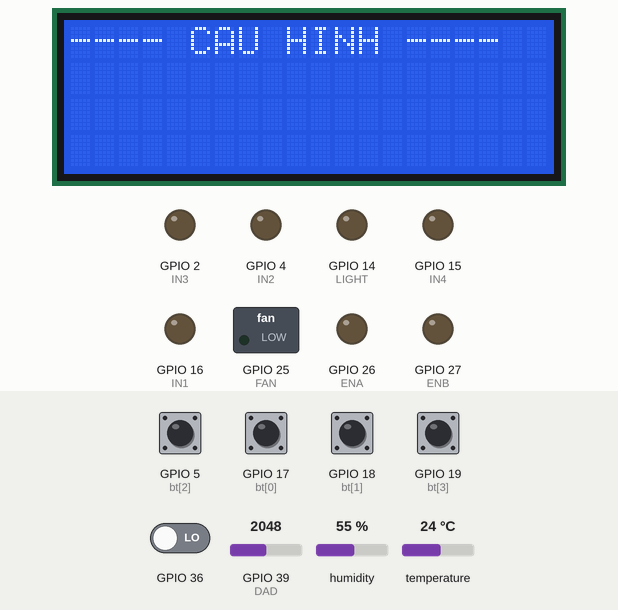
This sketch was run on a simulated ESP32. On the bench: 20×4 character LCD, switched loads named in the sketch (green lamp = pin HIGH), output pins drawn as LEDs (lit = HIGH). Wiring (inferred from the names in the program): DS1307 clock at I2C address 0x68. Inputs (shaded band) come from the test bench; at power-on: GPIO 5 (bt[2]), GPIO 17 (bt[0]), GPIO 18 (bt[1]), GPIO 19 (bt[3]) HIGH, GPIO 36 LOW, humidity 55 %, GPIO 39 (DAD) = 2048, temperature 24 °C. WiFi joins after 1.5 s; servers stay silent unless stated; the local clock reads 2024-03-15 10:24:30 at power-on unless the sketch sets it; what the sketch prints to the serial monitor is not drawn.

Above: at 3.0 s.
3.1 s: GPIO 19 (bt[3]) pulled LOW for 0.3 s
At 4.2 s:
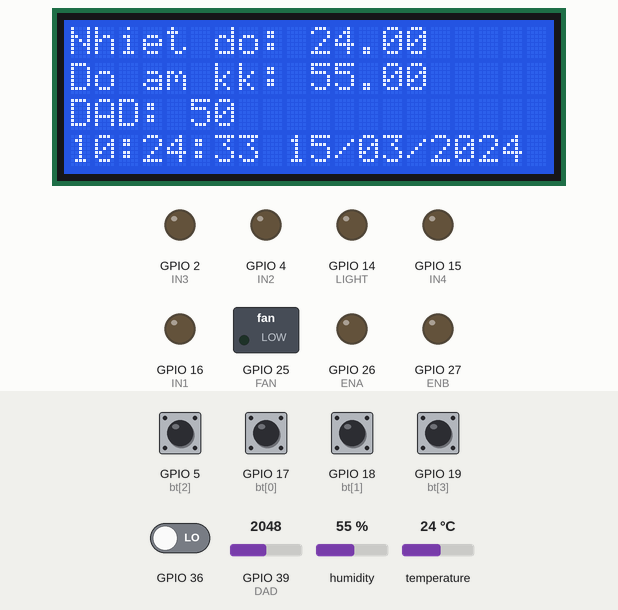
6.4 s: humidity set to 22 %
At 8.1 s:
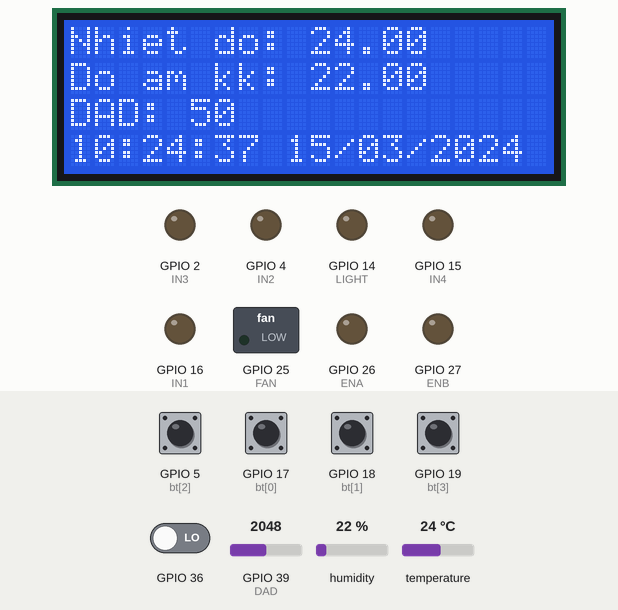
9.4 s: GPIO 39 (DAD) set to 2866
At 11.6 s:
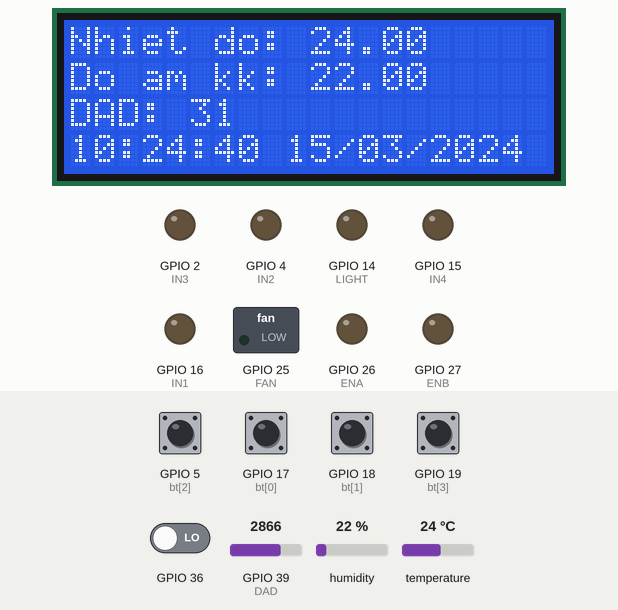
12.4 s: temperature set to 12 °C
At 15.1 s:
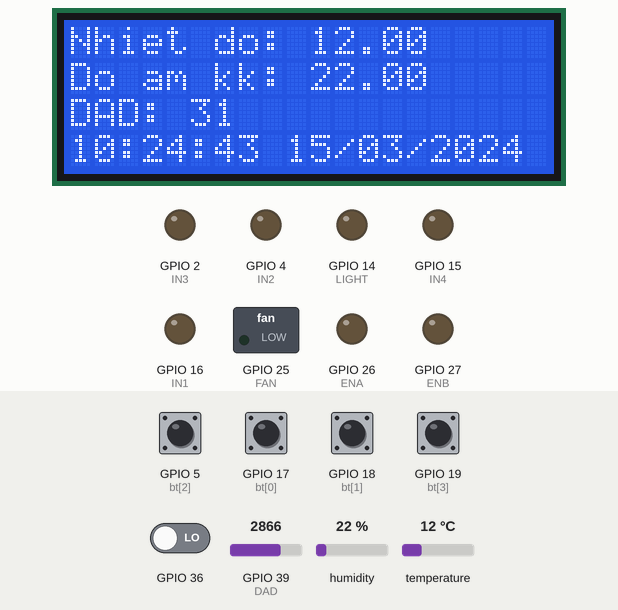
15.4 s: GPIO 39 (DAD) set to 3603
At 17.7 s:
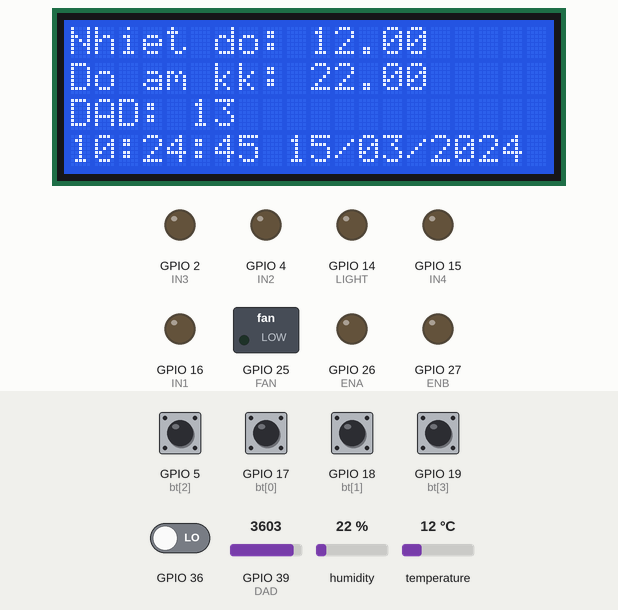
18.4 s: GPIO 19 (bt[3]) pulled LOW for 1 s
At 19.4 s:
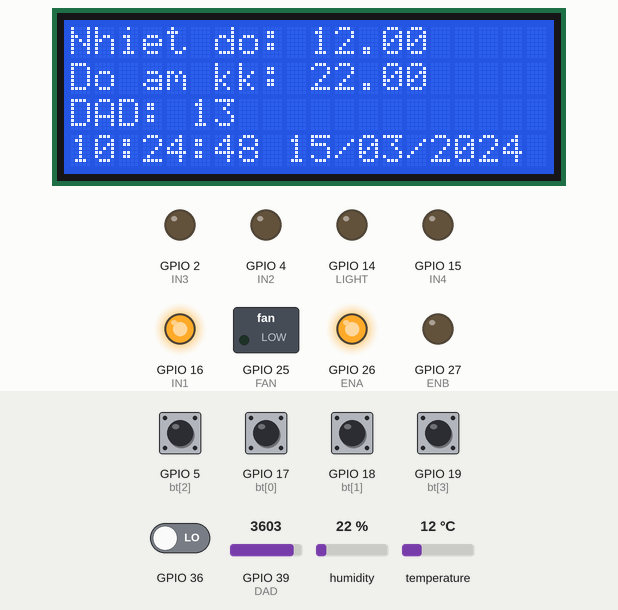
Timing chart, 0 to 21.4 s (numbered marks = the images above; inputs shaded):
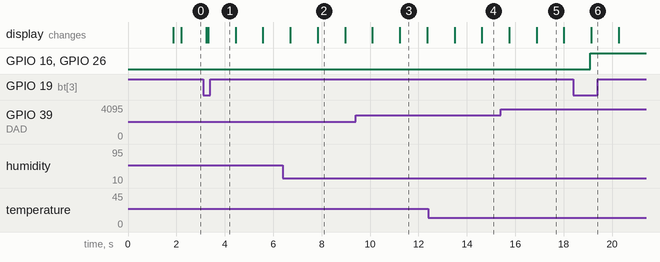

Measured:
- after the input at 3.1 s, the display: first differs from a run without the input after 0.22 s (image 1)
- after the input at 18.4 s, GPIO 16 (IN1), GPIO 26 (ENA): LOW → HIGH after 0.70 s
- what the display in image 3 shows lasts 1.2 s, from 11.2 s to 12.4 s

The sketch:

SmartGarden.ino
```cpp
#define BLYNK_TEMPLATE_ID "TMPL6PPun2nSl"
#define BLYNK_TEMPLATE_NAME "VuonTm"
#define BLYNK_AUTH_TOKEN "0Deuz7VtsZRel6Qss7R12LxNAJv3kDoy"

#include <Wire.h>
#include "DHT.h"
#include <LiquidCrystal_I2C.h>
#include <BlynkSimpleEsp32.h>
#include <WiFi.h>
#include <WiFiClient.h>

#define DHTTYPE DHT11
#define DHT_PIN 13
#define ENA 26
#define IN1 16
#define IN2 4
#define IN3 2
#define IN4 15
#define ENB 27
#define FAN 25
#define LIGHT 14
#define DAD 39
#define WF 12
#define DS1307 0x68

const int bt[4] = {17, 18, 5, 19};

LiquidCrystal_I2C lcd(0x27, 20, 4);
DHT dht(DHT_PIN, DHTTYPE);
portMUX_TYPE mux = portMUX_INITIALIZER_UNLOCKED;

TaskHandle_t ReadSensorDataTask_Handle;
TaskHandle_t DataDisplayTask_Handle;
TaskHandle_t ActuatorControlTask_Handle;
TaskHandle_t ConfigTask_Handle;

QueueHandle_t buttonQueue;
QueueHandle_t sensorDataQueue;
QueueHandle_t timeQueue;

volatile uint32_t pulseCount = 0;
volatile bool interruptDisable = false;
bool autoMode = 0;
volatile TickType_t lastButtonPressTick[4] = {0, 0, 0, 0};

typedef struct {
  float temperature;
  float humidity;
  int soilMoisture;
  float waterFlow;
  int light;
} SensorData_t;

typedef struct {
  int second;
  int minute;
  int hour;
  int day;
  int wday;
  int month;
  int year;
} Time_t;

int bcd2dec(byte num) {
  return ((num / 16 * 10) + (num % 16));
}

void IRAM_ATTR handleButton0() {
  TickType_t now = xTaskGetTickCountFromISR();
  if (!interruptDisable && (now - lastButtonPressTick[0] > pdMS_TO_TICKS(200))) {
    lastButtonPressTick[0] = now;
    uint8_t btn = 0;
    xQueueSendFromISR(buttonQueue, &btn, NULL);
  }
}

void IRAM_ATTR handleButton1() {
  TickType_t now = xTaskGetTickCountFromISR();
  if (!interruptDisable && (now - lastButtonPressTick[1] > pdMS_TO_TICKS(200))) {
    lastButtonPressTick[1] = now;
    uint8_t btn = 1;
    xQueueSendFromISR(buttonQueue, &btn, NULL);
  }
}

void IRAM_ATTR handleButton2() {
  TickType_t now = xTaskGetTickCountFromISR();
  if (!interruptDisable && (now - lastButtonPressTick[2] > pdMS_TO_TICKS(200))) {
    lastButtonPressTick[2] = now;
    uint8_t btn = 2;
    xQueueSendFromISR(buttonQueue, &btn, NULL);
  }
}

void IRAM_ATTR handleButton3() {
  TickType_t now = xTaskGetTickCountFromISR();
  if (!interruptDisable && (now - lastButtonPressTick[3] > pdMS_TO_TICKS(200))) {
    lastButtonPressTick[3] = now;
    uint8_t btn = 3;
    xQueueSendFromISR(buttonQueue, &btn, NULL);
  }
}

void IRAM_ATTR flowSensorISR() {
  portENTER_CRITICAL_ISR(&mux);
  pulseCount++;
  portEXIT_CRITICAL_ISR(&mux);
}

#define Tempblk  V0
#define Airblk   V1
#define Soilblk V2
#define WFblk  V3
#define Modeblk V4
#define Fanblk V5
#define Bom1blk V6
#define Bom2blk V7
#define Denblk  V8


char auth[] = BLYNK_AUTH_TOKEN;
char ssid[] = "Tang8";
char pass[] = "123456789@";
BlynkTimer timer;

BLYNK_CONNECTED() {
  Blynk.syncVirtual(Tempblk);
  Blynk.syncVirtual(Airblk);
  Blynk.syncVirtual(Soilblk);
  Blynk.syncVirtual(WFblk);
  Blynk.syncVirtual(Modeblk);
}
uint8_t bom1, bom2, mode, fan , den;
BLYNK_WRITE(Bom1blk)
{
  bom1=param.asInt();
}
BLYNK_WRITE(Bom2blk)
{
  bom2=param.asInt();
}
BLYNK_WRITE(Modeblk)
{
  autoMode=param.asInt();
}
BLYNK_WRITE(Denblk)
{
  den=param.asInt();
}
BLYNK_WRITE(Fanblk)
{
  fan=param.asInt();
}

int configValues[6] = {25, 60, 30, 14, 1, 24}; // Giá trị mặc định cho các tham số cấu hình
void ConfigTask(void *pvParameters) {
  Blynk.begin(auth,ssid,pass);
  const char* labels[] = {
    "Nhiet do: ", "Do am kk: ", "Do am dat: ",
    "May bom:",
    "Den tu:", "Den den:"
  };
  int configDone = 0;
  int currentConfig = 0;
  unsigned long lastAdjustTime = 0;
  bool increaseHeld = false, decreaseHeld = false;

  lcd.clear();
  lcd.setCursor(0, 0);
  lcd.print("---- CAU HINH ----");
  vTaskDelay(pdMS_TO_TICKS(1000));

  while (!configDone) {
    lcd.setCursor(0, 1);
    lcd.print("Cau hinh: ");
    lcd.print(labels[currentConfig]);

    lcd.setCursor(0, 2);
    lcd.print("Gia tri: ");
    lcd.print(configValues[currentConfig]);
    lcd.print("      ");

    uint8_t btn;
    if (xQueueReceive(buttonQueue, &btn, pdMS_TO_TICKS(200)) == pdTRUE) {
      switch (btn) {
        case 0:
          currentConfig = (currentConfig + 1) % 6;
          Serial.print(labels[currentConfig]);
          delay(1000);
          break;
        case 1:
          configValues[currentConfig]++;
          increaseHeld = true;
          lastAdjustTime = millis();
          Serial.print(labels[currentConfig]); Serial.println(configValues[currentConfig]);
          break;
        case 2:
          configValues[currentConfig]--;
          Serial.print(labels[currentConfig]); Serial.println(configValues[currentConfig]);
          decreaseHeld = true;
          lastAdjustTime = millis();
          break;
        case 3:
          configDone = true;
          break;
      }
    }

    // Tăng giảm nhanh khi giữ nút
    if (increaseHeld && millis() - lastAdjustTime > 300) {
      configValues[currentConfig]++;
      lastAdjustTime = millis();
    } else if (decreaseHeld && millis() - lastAdjustTime > 300) {
      configValues[currentConfig]--;
      lastAdjustTime = millis();
    }

    // Reset trạng thái giữ nếu không còn giữ nữa
    if (digitalRead(bt[1]) == HIGH) increaseHeld = false;
    if (digitalRead(bt[2]) == HIGH) decreaseHeld = false;
  }

  lcd.clear();
  lcd.setCursor(0, 0);
  lcd.print("Cau hinh xong!");


  xTaskCreatePinnedToCore(ReadSensorTask, "ReadSensor", 8192, NULL, 4, &ReadSensorDataTask_Handle, 1);
  xTaskCreatePinnedToCore(DataDisplayTask, "Display", 4096, NULL, 3, &DataDisplayTask_Handle, 1);
  xTaskCreatePinnedToCore(ActuatorControlTask, "Actuator", 4096, NULL, 2, &ActuatorControlTask_Handle, 1);
  vTaskDelete(NULL); // Xoá Task sau khi hoàn tất
}

void ReadSensorTask(void *pvParameters) {
  SensorData_t data;
  Time_t date;
  uint32_t localPulse = 0;

  while (1) {
    portENTER_CRITICAL(&mux);
    localPulse = pulseCount;
    pulseCount = 0;
    portEXIT_CRITICAL(&mux);

    Wire.beginTransmission(DS1307);
    Wire.write((byte)0x00);
    Wire.endTransmission();
    Wire.requestFrom(DS1307, 7);
    date.second = bcd2dec(Wire.read() & 0x7f);
    date.minute = bcd2dec(Wire.read());
    date.hour = bcd2dec(Wire.read() & 0x3f);
    date.wday = bcd2dec(Wire.read());
    date.day = bcd2dec(Wire.read());
    date.month = bcd2dec(Wire.read());
    date.year = bcd2dec(Wire.read()) + 2000;

    data.temperature = dht.readTemperature();
    data.humidity = dht.readHumidity();
    data.soilMoisture = 100 - analogRead(DAD) * 100 / 4096;
    data.waterFlow = localPulse * 2.25;
    data.light = digitalRead(36);

    xQueueSend(sensorDataQueue, &data, 0);
    xQueueSend(timeQueue, &date, 0);
    vTaskDelay(pdMS_TO_TICKS(1000));
  }
}

void DataDisplayTask(void *pvParameters) {
  SensorData_t sensor;
  Time_t date;

  while (1) {
      Blynk.run();
  timer.run();
    if (xQueueReceive(sensorDataQueue, &sensor, 0) == pdTRUE &&
        xQueueReceive(timeQueue, &date, 0) == pdTRUE) {

      if (autoMode)
      {
        Serial.print("mode: ");Serial.println(autoMode);
        Blynk.virtualWrite(Modeblk, autoMode);
        if(sensor.humidity < configValues[1] && sensor.temperature > configValues[0])
        {
          digitalWrite(FAN, 1);
          Blynk.virtualWrite(Fanblk, 1);
        }
        else
        {
          digitalWrite(FAN,0);
          Blynk.virtualWrite(Fanblk, 0);
        }
        if(sensor.light == 1 && configValues[4] <= date.hour && date.hour <= configValues[5])
        {
          digitalWrite(LIGHT, 1);
          Blynk.virtualWrite(Denblk, 1);
        }
        else
        {
          digitalWrite(LIGHT, 0);
           Blynk.virtualWrite(Denblk, 0);
        }
        if (sensor.soilMoisture < configValues[2]) {
          digitalWrite(IN1, 1);
          digitalWrite(IN2, 0);
          digitalWrite(ENA, 1);
           Blynk.virtualWrite(Bom1blk, 1);
        } else {
          digitalWrite(ENA, 0);
           Blynk.virtualWrite(Bom1blk, 0);
        }
        if(date.day == configValues[3]  && 5 <= date.hour && date.hour <= 7)
        {
          digitalWrite(IN3, 1);
          digitalWrite(IN4, 0);
          digitalWrite(ENB, 1);
           Blynk.virtualWrite(Bom2blk, 1);
        }
        else
        {
          digitalWrite(ENB, 0);
           Blynk.virtualWrite(Bom2blk, 0);
        }
      }
      else
      {
        Serial.print("Quat: ");Serial.print(fan) ;
        Serial.print("Den: ");Serial.print(den);
        Serial.print("Bom1: ");Serial.print(bom1);
        Serial.print("Bom2: ");Serial.println(bom2);
        Blynk.virtualWrite(Bom1blk, bom1);
        Blynk.virtualWrite(Fanblk, fan);
        Blynk.virtualWrite(Denblk, den);
        Blynk.virtualWrite(Bom2blk, bom2);
        digitalWrite(FAN, fan);
        digitalWrite(LIGHT,den);
        if(bom1 == 1)
        {
          digitalWrite(IN1, 1);
          digitalWrite(IN2, 0);
          digitalWrite(ENA, 1);
        }
        else
        {
          digitalWrite(ENA,0);
        }
        if(bom2 == 1)
        {
          digitalWrite(IN3, 1);
          digitalWrite(IN4, 0);
          digitalWrite(ENB, 1);
        }
        else
        {
          digitalWrite(ENB, 0);
        }
      }
      Blynk.virtualWrite(Tempblk, sensor.temperature);
      Blynk.virtualWrite(Airblk, sensor.humidity);
      Blynk.virtualWrite(Soilblk, sensor.soilMoisture);
      Blynk.virtualWrite(WFblk, sensor.waterFlow);

      lcd.setCursor(0, 0);
      lcd.print("Nhiet do: "); lcd.print(sensor.temperature);
      lcd.setCursor(0, 1);
      lcd.print("Do am kk: "); lcd.print(sensor.humidity);
      lcd.setCursor(0, 2);
      lcd.print("DAD: "); lcd.print(sensor.soilMoisture);
      lcd.setCursor(0, 3);
      lcd.printf("%02d:%02d:%02d %02d/%02d/%d", date.hour, date.minute, date.second, date.day, date.month, date.year);
      Serial.print("LCD Display -> Temp: ");
      Serial.print(sensor.temperature);
      Serial.print(" C, Humidity: ");
      Serial.print(sensor.humidity);
      Serial.print(" %, Soil Moisture: ");
      Serial.print(sensor.soilMoisture);
      Serial.print(" %, Water Flow: ");
      Serial.print(sensor.waterFlow);
      Serial.print(" L/min, Light: ");
      Serial.print(sensor.light);
      Serial.print(" Time: ");
      Serial.print(date.hour); Serial.print(":"); Serial.print(date.minute); Serial.print(":"); Serial.print(date.second);
      Serial.print(" Date: ");
      Serial.print(date.day); Serial.print("/"); Serial.print(date.month); Serial.print("/"); Serial.println(date.year);
      vTaskDelay(pdMS_TO_TICKS(1000));
    }
  }
}

void ActuatorControlTask(void *pvParameters) {
  SensorData_t sensor;

  while (1) {
      uint8_t btn;
      if (xQueueReceive(buttonQueue, &btn, 0)) {
        interruptDisable = true;

          switch (btn) {
            case 3:
            autoMode = !autoMode;
            Blynk.virtualWrite(Modeblk,autoMode);
            delay(1000);
            Serial.print("autoMode:"); Serial.println(autoMode);
            break;
          }
        interruptDisable = false;
    }
    vTaskDelay(pdMS_TO_TICKS(500));
  }
}

void setup() {
  Serial.begin(9600);
  Wire.begin();
  Blynk.begin(auth, ssid, pass);

  pinMode(ENA, OUTPUT);
  pinMode(IN1, OUTPUT);
  pinMode(IN2, OUTPUT);
    pinMode(ENB, OUTPUT);
    pinMode(36,INPUT);
  pinMode(IN3, OUTPUT);
  pinMode(IN4, OUTPUT);
  pinMode(FAN, OUTPUT);
  pinMode(LIGHT, OUTPUT);
  pinMode(DAD, INPUT);
  pinMode(WF, INPUT);

  for (int i = 0; i < 4; i++) pinMode(bt[i], INPUT_PULLUP);
attachInterrupt(digitalPinToInterrupt(bt[0]), handleButton0, FALLING);
attachInterrupt(digitalPinToInterrupt(bt[1]), handleButton1, FALLING);
attachInterrupt(digitalPinToInterrupt(bt[2]), handleButton2, FALLING);
attachInterrupt(digitalPinToInterrupt(bt[3]), handleButton3, FALLING);


  lcd.init(); lcd.backlight();
  dht.begin();

  buttonQueue = xQueueCreate(5, sizeof(uint8_t));
  sensorDataQueue = xQueueCreate(1, sizeof(SensorData_t));
  timeQueue = xQueueCreate(1, sizeof(Time_t));
  // xTaskCreatePinnedToCore(coreTwo,"coreTwo",10000,NULL,0,&Core2,0);
  xTaskCreatePinnedToCore(ConfigTask, "ConfigTask", 8192, NULL, 4, &ConfigTask_Handle, 1);

}

void loop() {}
```
